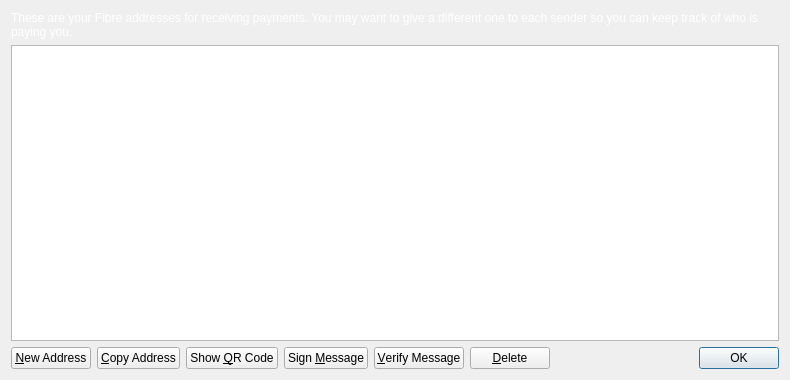
<?xml version="1.0" encoding="UTF-8"?>
<ui version="4.0">
 <class>AddressBookPage</class>
 <widget class="QWidget" name="AddressBookPage">
  <property name="geometry">
   <rect>
    <x>0</x>
    <y>0</y>
    <width>790</width>
    <height>380</height>
   </rect>
  </property>
  <property name="palette">
   <palette>
    <active>
     <colorrole role="WindowText">
      <brush brushstyle="SolidPattern">
       <color alpha="255">
        <red>255</red>
        <green>255</green>
        <blue>255</blue>
       </color>
      </brush>
     </colorrole>
    </active>
    <inactive>
     <colorrole role="WindowText">
      <brush brushstyle="SolidPattern">
       <color alpha="255">
        <red>255</red>
        <green>255</green>
        <blue>255</blue>
       </color>
      </brush>
     </colorrole>
    </inactive>
    <disabled>
     <colorrole role="WindowText">
      <brush brushstyle="SolidPattern">
       <color alpha="255">
        <red>120</red>
        <green>120</green>
        <blue>120</blue>
       </color>
      </brush>
     </colorrole>
    </disabled>
   </palette>
  </property>
  <property name="windowTitle">
   <string>Address Book</string>
  </property>
  <property name="styleSheet">
   <string notr="true">QProgressBar {
        background-color: #333333;
        border-radius: 6px;
        text-align: center;
        color: white;
}

QProgressBar::chunk {
        background: QLinearGradient(x1: 0, y1: 0, x2: 1, y2: 0, stop: 0 #e86941, stop: 1 #e8694f);
        border-radius: 6px; margin: 0px;
}

QScrollArea {
        border-radius: 6px;
        border-width: 0;
        border-style: none;
        padding: 8px;
        background-color: #111;
        color: white;
}

QSpinBox {
        border-radius: 4px;
        border-width: 0;
        border-style: none;
        padding: 8px;
        background-color: #111;
        color: white;
}

QCheckBox {
        border-radius: 4px;
        border-width: 0;
        border-style: none;
        padding: 8px;
        background-color: #111;
        color: white;
}
QVBoxLayout {
        border-radius: 6px;
        border-width: 0;
        border-style: none;
        padding: 8px;
        background-color: #111;
        color: white;
}

QDialog, QMainWindow, QFrame {
	color: white;
	background-color: #333333;
	border: none;
}

QMenu {
	background-color: #333333; color: white;
}

QLabel {
	background-color: transparent;
}

QCheckBox {
    color: white;
}

QFrame#central { background-color: #333333; border: none }
QFrame#frame, QFrame#frame_2, QFrame#frame_3 {
	background-color: #333333;
	border-style: plain;
	border-width: 20px;
	border-radius: 20px;
	border-color: #111;
	min-width: 10em;
	padding: 6px;
}
QLabel[openExternalLinks=true], QHeaderView { color: #aaaaaa }
QLabel[openExternalLinks=false] { color: white; font-weight: normal }
QPushButton, QToolButton {
	border: 4px solid #111;
	border-radius: 12px;
	background-color: #111;
	color: white;
	padding: 6px;
	margin: 6px;
}
QPushButton:pressed, QToolButton:checked {
	color: #e86941;
}
QPushButton:pressed, QToolButton:pressed {
	border-color: #e86941;
	color: #aaaaaa;
}
QPushButton:disabled, QToolButton:disabled {
	color: #444;
	background-color: #222;
}


#scrollAreaWidgetContents QToolButton {
	border-radius: 8px;
	border-width: 0px;
}

/* the background-color is overridden to transparent for mac os x 
   due to the entire toolbar area not being drawable in a regular
   QMainWindow
*/
QToolBar { background: #333333; border: 0px solid black; padding: 3px; }

QToolBar::handle { image: url(handle.png); }
QStatusBar { background: #333333; }
QMenuBar { background: #333333; }
QMenuBar::item { background: #333333; color: white; }

#scrollAreaWidgetContents { background: #222 }
#scrollAreaWidgetContents &gt; QFrame { background-color: #222; border-width: 0px; border-style: none; }

QLineEdit {
	border-radius: 6px;
	border-width: 2px;
	border-color: #222;
	padding: 8px;
	background-color: #111;
	color: white;
}

QComboBox {
	border-radius: 6px;
	border-width: 0;
	border-style: none;
	padding: 8px;
	background-color: #111;
	color: white;
}

QComboBox::drop-down {
	border-width: 0;
	border-style: none;
	background-color: #111;
	color: white;
}

QTableView {
	background: #111;
	color: white;
	border-style: none;
	selection-background-color: #aaaaaa;
    alternate-background-color: #222;
	selection-color: #111;
	border: 0px solid black;
}

QHeaderView { color: #aaaaaa; background-color: #111; background-image: none; }
QHeaderView::section { color: #aaaaaa; background-color: #222; }
QHeaderView::section:checked { background-color: #111; }

QTabWidget {
	background: #111;
}

 QTabWidget::pane {
     border-top: 2px solid #111;
     border: 4px solid #111;
     border-bottom-left-radius: 8px;
     border-bottom-right-radius: 8px;
     border-top-right-radius: 8px;
	background: #111;
 }

 QTabWidget::tab-bar {
     left: 5px; /* move to the right by 5px */
 }

 /* Style the tab using the tab sub-control. Note that
     it reads QTabBar _not_ QTabWidget */
 QTabBar::tab {
     background: #111;
     border: 4px solid #222;
     border-bottom-color: #111; /* same as the pane color */
     border-top-left-radius: 4px;
     border-top-right-radius: 4px;
     min-width: 8ex;
     padding: 4px;
     color: #888;
 }

 QTabBar::tab:selected, QTabBar::tab:hover {
     color: #aaaaaa
 }

 QTabBar::tab:selected {
     border-color: #111; /* same as pane color */
     border-top-color: #aaaaaa;
 }

 QTabBar::tab:!selected {
     margin-top: 2px; /* make non-selected tabs look smaller */
 }

 /* make use of negative margins for overlapping tabs */
 QTabBar::tab:selected {
     /* expand/overlap to the left and right by 4px */
     margin-left: -4px;
     margin-right: -4px;
 }

 QTabBar::tab:first:selected {
     margin-left: 0; /* the first selected tab has nothing to overlap with on the left */
 }

 QTabBar::tab:last:selected {
     margin-right: 0; /* the last selected tab has nothing to overlap with on the right */
 }

 QTabBar::tab:only-one {
     margin: 0; /* if there is only one tab, we don't want overlapping margins */
 }


</string>
  </property>
  <layout class="QVBoxLayout" name="verticalLayout">
   <item>
    <widget class="QLabel" name="labelExplanation">
     <property name="text">
      <string>These are your Fibre addresses for receiving payments. You may want to give a different one to each sender so you can keep track of who is paying you.</string>
     </property>
     <property name="textFormat">
      <enum>Qt::PlainText</enum>
     </property>
     <property name="wordWrap">
      <bool>true</bool>
     </property>
    </widget>
   </item>
   <item>
    <widget class="QTableView" name="tableView">
     <property name="contextMenuPolicy">
      <enum>Qt::CustomContextMenu</enum>
     </property>
     <property name="toolTip">
      <string>Double-click to edit address or label</string>
     </property>
     <property name="tabKeyNavigation">
      <bool>false</bool>
     </property>
     <property name="alternatingRowColors">
      <bool>true</bool>
     </property>
     <property name="selectionMode">
      <enum>QAbstractItemView::SingleSelection</enum>
     </property>
     <property name="selectionBehavior">
      <enum>QAbstractItemView::SelectRows</enum>
     </property>
     <property name="sortingEnabled">
      <bool>true</bool>
     </property>
     <attribute name="verticalHeaderVisible">
      <bool>false</bool>
     </attribute>
    </widget>
   </item>
   <item>
    <layout class="QHBoxLayout" name="horizontalLayout">
     <item>
      <widget class="QPushButton" name="newAddressButton">
       <property name="toolTip">
        <string>Create a new address</string>
       </property>
       <property name="text">
        <string>&amp;New Address</string>
       </property>
       <property name="icon">
        <iconset resource="../bitcoin.qrc">
         <normaloff>:/icons/add</normaloff>:/icons/add</iconset>
       </property>
      </widget>
     </item>
     <item>
      <widget class="QPushButton" name="copyToClipboard">
       <property name="toolTip">
        <string>Copy the currently selected address to the system clipboard</string>
       </property>
       <property name="text">
        <string>&amp;Copy Address</string>
       </property>
       <property name="icon">
        <iconset resource="../bitcoin.qrc">
         <normaloff>:/icons/editcopy</normaloff>:/icons/editcopy</iconset>
       </property>
      </widget>
     </item>
     <item>
      <widget class="QPushButton" name="showQRCode">
       <property name="text">
        <string>Show &amp;QR Code</string>
       </property>
       <property name="icon">
        <iconset resource="../bitcoin.qrc">
         <normaloff>:/icons/qrcode</normaloff>:/icons/qrcode</iconset>
       </property>
      </widget>
     </item>
     <item>
      <widget class="QPushButton" name="signMessage">
       <property name="toolTip">
        <string>Sign a message to prove you own a Fibre address</string>
       </property>
       <property name="text">
        <string>Sign &amp;Message</string>
       </property>
       <property name="icon">
        <iconset resource="../bitcoin.qrc">
         <normaloff>:/icons/edit</normaloff>:/icons/edit</iconset>
       </property>
      </widget>
     </item>
     <item>
      <widget class="QPushButton" name="verifyMessage">
       <property name="toolTip">
        <string>Verify a message to ensure it was signed with a specified Fibre address</string>
       </property>
       <property name="text">
        <string>&amp;Verify Message</string>
       </property>
       <property name="icon">
        <iconset resource="../bitcoin.qrc">
         <normaloff>:/icons/transaction_0</normaloff>:/icons/transaction_0</iconset>
       </property>
      </widget>
     </item>
     <item>
      <widget class="QPushButton" name="deleteButton">
       <property name="toolTip">
        <string>Delete the currently selected address from the list</string>
       </property>
       <property name="text">
        <string>&amp;Delete</string>
       </property>
       <property name="icon">
        <iconset resource="../bitcoin.qrc">
         <normaloff>:/icons/remove</normaloff>:/icons/remove</iconset>
       </property>
      </widget>
     </item>
     <item>
      <spacer name="horizontalSpacer">
       <property name="orientation">
        <enum>Qt::Horizontal</enum>
       </property>
       <property name="sizeHint" stdset="0">
        <size>
         <width>40</width>
         <height>20</height>
        </size>
       </property>
      </spacer>
     </item>
     <item>
      <widget class="QDialogButtonBox" name="buttonBox">
       <property name="sizePolicy">
        <sizepolicy hsizetype="Maximum" vsizetype="Fixed">
         <horstretch>0</horstretch>
         <verstretch>0</verstretch>
        </sizepolicy>
       </property>
       <property name="standardButtons">
        <set>QDialogButtonBox::Ok</set>
       </property>
      </widget>
     </item>
    </layout>
   </item>
  </layout>
 </widget>
 <resources>
  <include location="../bitcoin.qrc"/>
 </resources>
 <connections/>
</ui>
